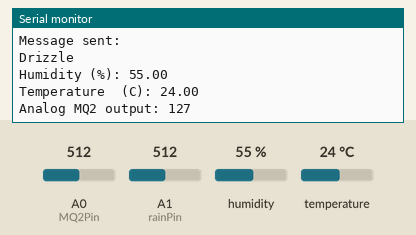
Bench run of a sketch on a simulated Arduino Uno, built with avr-gcc and run on an emulated ATmega328P. Shown: the last lines printed to the serial monitor. Inputs (shaded band) come from the test bench; at power-on: A0 (MQ2Pin) = 512, A1 (rainPin) = 512, humidity 55 %, temperature 24 °C. No radio packets arrive unless stated.

Above: at 3.2 s.
3.3 s: A0 (MQ2Pin) set to 414
At 3.38 s:
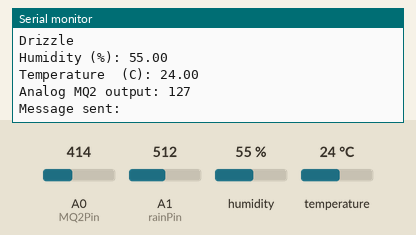
4.8 s: A0 (MQ2Pin) set to 389
At 4.92 s:
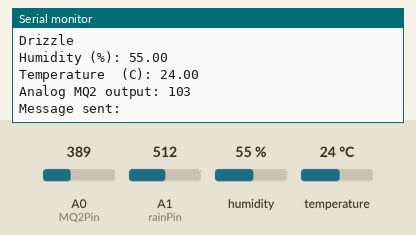
Timing chart, 0 to 7.8 s (numbered marks = the images above; inputs shaded):
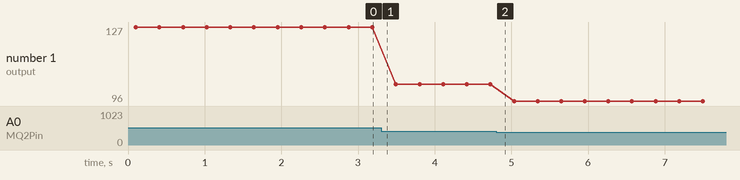

Measured:
- plotted number 1: 127 → 103 after the input at 3.3 s, 103 → 96 after the input at 4.8 s

The sketch:

mainCode.ino
```cpp
#define rainPin A1
#define DHT11PIN 4
#define MQ2Pin A0
#define SS_PIN 10
#define RST_PIN 9
#define BAND 868E6

#include <dht11.h>
#include <SPI.h>
#include <LoRa.h>

dht11 DHT11;
void setup()
{
    Serial.begin(9600);
    pinMode(rainPin,INPUT);
    pinMode(DHT11PIN,INPUT);
    while (!Serial);
    if (!LoRa.begin(BAND))
    {
      Serial.println("LoRa initialization failed. Check your wiring.");
      while (1);
  }
}

void loop()
{
  int chk = DHT11.read(DHT11PIN);

  String rainVal=Rain();
  String  humVal=humidity();
  String tempval=temp();
  String airVal=airMQ2();

  LoRa.beginPacket();
  LoRa.print(rainVal);
  LoRa.print(humVal);
  LoRa.print(tempval);
  LoRa.print(airVal);
  delay(10);
  LoRa.endPacket();
  Serial.println("Message sent: " );
  delay(200);

}

int readSensor() {
  unsigned int sensorValue = analogRead(MQ2Pin);  // Read the analog value from sensor
  unsigned int outputValue = map(sensorValue, 0, 1023, 0, 255); // map the 10-bit data to 8-bit data
  return outputValue;             // Return analog moisture value
}

String Rain()
{
  int rainData=analogRead(rainPin);
  String isRain="";
  if(rainData>=0&&rainData<=299)
  {
    isRain="Full Rain";
  }
  if(rainData>=300&&rainData<=899)
  {
    isRain="Drizzle";
  }
  if(rainData>=900&&rainData<=1023)
  {
    isRain="No Rain";
  }
  Serial.println(isRain);
  return isRain;
}

String humidity()
{
  Serial.print("Humidity (%): ");
  Serial.println((float)DHT11.humidity, 2);
  return " humidity is "+(String)DHT11.humidity;
}
String temp()
{
  Serial.print("Temperature  (C): ");
  Serial.println((float)DHT11.temperature, 2);
  return " Temp is "+(String)DHT11.temperature;
}

String airMQ2()
{
  Serial.print("Analog MQ2 output: ");
  int MQ2val = readSensor();
  Serial.println(MQ2val);
  return " air quality is "+(String)MQ2val;
}
```
